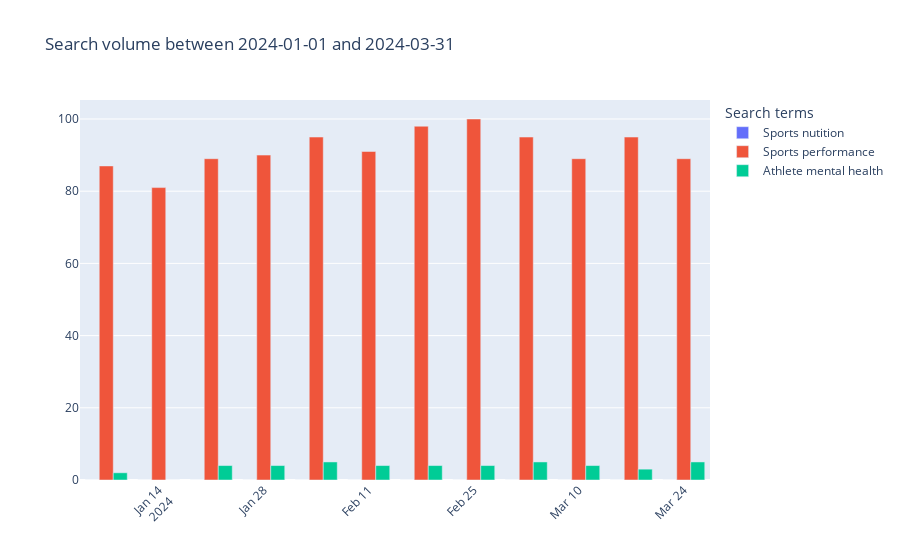

Notebook source saved alongside this figure:
### Code cell
import plotly.graph_objects as go
start_time = '2024-01-01'
end_time = '2024-03-31'
df = interest_over_time_df.loc[
    (interest_over_time_df.index >= start_time) & (interest_over_time_df.index < end_time)
]
fig = go.Figure()
for kw in kw_list:
    fig.add_trace(go.Bar(
        x=df.index.astype(str),
        y=df[kw],
        name=kw
    ))
fig.update_layout(
    barmode='group',
    xaxis_tickangle=-45,
    title_text=f'Search volume between {start_time} and {end_time}',
    legend_title_text='Search terms'
)
fig.show()

### Figure 1 — Plotly figure (JSON) as saved in the notebook; plotly's stock layout.template omitted (floating-point values rounded to 4 significant figures)
{"data": [{"name": "Sports nutition", "type": "bar", "x": ["2024-01-07", "2024-01-14", "2024-01-21", "2024-01-28", "2024-02-04", "2024-02-11", "2024-02-18", "2024-02-25", "2024-03-03", "2024-03-10", "2024-03-17", "2024-03-24"], "y": [0, 0, 0, 0, 0, 0, 0, 0, 0, 0, 0, 0]}, {"name": "Sports performance", "type": "bar", "x": ["2024-01-07", "2024-01-14", "2024-01-21", "2024-01-28", "2024-02-04", "2024-02-11", "2024-02-18", "2024-02-25", "2024-03-03", "2024-03-10", "2024-03-17", "2024-03-24"], "y": [87, 81, 89, 90, 95, 91, 98, 100, 95, 89, 95, 89]}, {"name": "Athlete mental health", "type": "bar", "x": ["2024-01-07", "2024-01-14", "2024-01-21", "2024-01-28", "2024-02-04", "2024-02-11", "2024-02-18", "2024-02-25", "2024-03-03", "2024-03-10", "2024-03-17", "2024-03-24"], "y": [2, 0, 4, 4, 5, 4, 4, 4, 5, 4, 3, 5]}], "layout": {"barmode": "group", "legend": {"title": {"text": "Search terms"}}, "title": {"text": "Search volume between 2024-01-01 and 2024-03-31"}, "xaxis": {"tickangle": -45}}}
